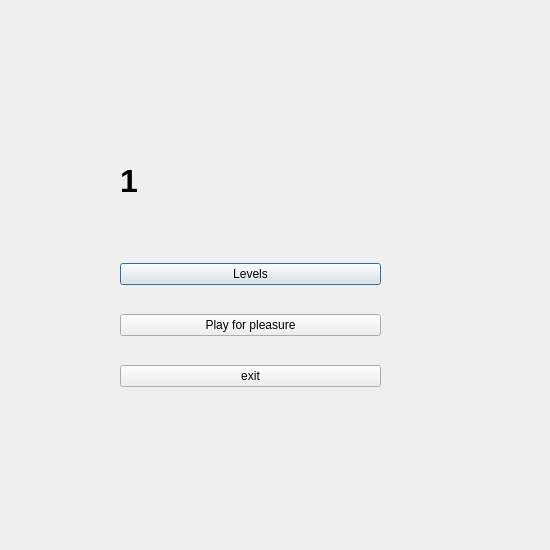
<?xml version="1.0" encoding="UTF-8"?>
<ui version="4.0">
 <class>End</class>
 <widget class="QDialog" name="End">
  <property name="geometry">
   <rect>
    <x>0</x>
    <y>0</y>
    <width>550</width>
    <height>550</height>
   </rect>
  </property>
  <property name="minimumSize">
   <size>
    <width>550</width>
    <height>550</height>
   </size>
  </property>
  <property name="maximumSize">
   <size>
    <width>550</width>
    <height>550</height>
   </size>
  </property>
  <property name="windowTitle">
   <string>Dialog</string>
  </property>
  <widget class="QWidget" name="horizontalLayoutWidget">
   <property name="geometry">
    <rect>
     <x>120</x>
     <y>120</y>
     <width>261</width>
     <height>121</height>
    </rect>
   </property>
   <layout class="QHBoxLayout" name="horizontalLayout">
    <item>
     <layout class="QGridLayout" name="gridLayout_star"/>
    </item>
    <item>
     <widget class="QLabel" name="label_score">
      <property name="palette">
       <palette>
        <active>
         <colorrole role="WindowText">
          <brush brushstyle="SolidPattern">
           <color alpha="255">
            <red>0</red>
            <green>0</green>
            <blue>0</blue>
           </color>
          </brush>
         </colorrole>
         <colorrole role="Button">
          <brush brushstyle="SolidPattern">
           <color alpha="255">
            <red>255</red>
            <green>0</green>
            <blue>0</blue>
           </color>
          </brush>
         </colorrole>
         <colorrole role="Light">
          <brush brushstyle="SolidPattern">
           <color alpha="255">
            <red>255</red>
            <green>127</green>
            <blue>127</blue>
           </color>
          </brush>
         </colorrole>
         <colorrole role="Midlight">
          <brush brushstyle="SolidPattern">
           <color alpha="255">
            <red>255</red>
            <green>63</green>
            <blue>63</blue>
           </color>
          </brush>
         </colorrole>
         <colorrole role="Dark">
          <brush brushstyle="SolidPattern">
           <color alpha="255">
            <red>127</red>
            <green>0</green>
            <blue>0</blue>
           </color>
          </brush>
         </colorrole>
         <colorrole role="Mid">
          <brush brushstyle="SolidPattern">
           <color alpha="255">
            <red>170</red>
            <green>0</green>
            <blue>0</blue>
           </color>
          </brush>
         </colorrole>
         <colorrole role="Text">
          <brush brushstyle="SolidPattern">
           <color alpha="255">
            <red>0</red>
            <green>0</green>
            <blue>0</blue>
           </color>
          </brush>
         </colorrole>
         <colorrole role="BrightText">
          <brush brushstyle="SolidPattern">
           <color alpha="255">
            <red>255</red>
            <green>255</green>
            <blue>255</blue>
           </color>
          </brush>
         </colorrole>
         <colorrole role="ButtonText">
          <brush brushstyle="SolidPattern">
           <color alpha="255">
            <red>0</red>
            <green>0</green>
            <blue>0</blue>
           </color>
          </brush>
         </colorrole>
         <colorrole role="Base">
          <brush brushstyle="SolidPattern">
           <color alpha="255">
            <red>255</red>
            <green>255</green>
            <blue>255</blue>
           </color>
          </brush>
         </colorrole>
         <colorrole role="Window">
          <brush brushstyle="SolidPattern">
           <color alpha="255">
            <red>255</red>
            <green>0</green>
            <blue>0</blue>
           </color>
          </brush>
         </colorrole>
         <colorrole role="Shadow">
          <brush brushstyle="SolidPattern">
           <color alpha="255">
            <red>0</red>
            <green>0</green>
            <blue>0</blue>
           </color>
          </brush>
         </colorrole>
         <colorrole role="AlternateBase">
          <brush brushstyle="SolidPattern">
           <color alpha="255">
            <red>255</red>
            <green>127</green>
            <blue>127</blue>
           </color>
          </brush>
         </colorrole>
         <colorrole role="ToolTipBase">
          <brush brushstyle="SolidPattern">
           <color alpha="255">
            <red>255</red>
            <green>255</green>
            <blue>220</blue>
           </color>
          </brush>
         </colorrole>
         <colorrole role="ToolTipText">
          <brush brushstyle="SolidPattern">
           <color alpha="255">
            <red>0</red>
            <green>0</green>
            <blue>0</blue>
           </color>
          </brush>
         </colorrole>
         <colorrole role="PlaceholderText">
          <brush brushstyle="SolidPattern">
           <color alpha="128">
            <red>0</red>
            <green>0</green>
            <blue>0</blue>
           </color>
          </brush>
         </colorrole>
        </active>
        <inactive>
         <colorrole role="WindowText">
          <brush brushstyle="SolidPattern">
           <color alpha="255">
            <red>0</red>
            <green>0</green>
            <blue>0</blue>
           </color>
          </brush>
         </colorrole>
         <colorrole role="Button">
          <brush brushstyle="SolidPattern">
           <color alpha="255">
            <red>255</red>
            <green>0</green>
            <blue>0</blue>
           </color>
          </brush>
         </colorrole>
         <colorrole role="Light">
          <brush brushstyle="SolidPattern">
           <color alpha="255">
            <red>255</red>
            <green>127</green>
            <blue>127</blue>
           </color>
          </brush>
         </colorrole>
         <colorrole role="Midlight">
          <brush brushstyle="SolidPattern">
           <color alpha="255">
            <red>255</red>
            <green>63</green>
            <blue>63</blue>
           </color>
          </brush>
         </colorrole>
         <colorrole role="Dark">
          <brush brushstyle="SolidPattern">
           <color alpha="255">
            <red>127</red>
            <green>0</green>
            <blue>0</blue>
           </color>
          </brush>
         </colorrole>
         <colorrole role="Mid">
          <brush brushstyle="SolidPattern">
           <color alpha="255">
            <red>170</red>
            <green>0</green>
            <blue>0</blue>
           </color>
          </brush>
         </colorrole>
         <colorrole role="Text">
          <brush brushstyle="SolidPattern">
           <color alpha="255">
            <red>0</red>
            <green>0</green>
            <blue>0</blue>
           </color>
          </brush>
         </colorrole>
         <colorrole role="BrightText">
          <brush brushstyle="SolidPattern">
           <color alpha="255">
            <red>255</red>
            <green>255</green>
            <blue>255</blue>
           </color>
          </brush>
         </colorrole>
         <colorrole role="ButtonText">
          <brush brushstyle="SolidPattern">
           <color alpha="255">
            <red>0</red>
            <green>0</green>
            <blue>0</blue>
           </color>
          </brush>
         </colorrole>
         <colorrole role="Base">
          <brush brushstyle="SolidPattern">
           <color alpha="255">
            <red>255</red>
            <green>255</green>
            <blue>255</blue>
           </color>
          </brush>
         </colorrole>
         <colorrole role="Window">
          <brush brushstyle="SolidPattern">
           <color alpha="255">
            <red>255</red>
            <green>0</green>
            <blue>0</blue>
           </color>
          </brush>
         </colorrole>
         <colorrole role="Shadow">
          <brush brushstyle="SolidPattern">
           <color alpha="255">
            <red>0</red>
            <green>0</green>
            <blue>0</blue>
           </color>
          </brush>
         </colorrole>
         <colorrole role="AlternateBase">
          <brush brushstyle="SolidPattern">
           <color alpha="255">
            <red>255</red>
            <green>127</green>
            <blue>127</blue>
           </color>
          </brush>
         </colorrole>
         <colorrole role="ToolTipBase">
          <brush brushstyle="SolidPattern">
           <color alpha="255">
            <red>255</red>
            <green>255</green>
            <blue>220</blue>
           </color>
          </brush>
         </colorrole>
         <colorrole role="ToolTipText">
          <brush brushstyle="SolidPattern">
           <color alpha="255">
            <red>0</red>
            <green>0</green>
            <blue>0</blue>
           </color>
          </brush>
         </colorrole>
         <colorrole role="PlaceholderText">
          <brush brushstyle="SolidPattern">
           <color alpha="128">
            <red>0</red>
            <green>0</green>
            <blue>0</blue>
           </color>
          </brush>
         </colorrole>
        </inactive>
        <disabled>
         <colorrole role="WindowText">
          <brush brushstyle="SolidPattern">
           <color alpha="255">
            <red>127</red>
            <green>0</green>
            <blue>0</blue>
           </color>
          </brush>
         </colorrole>
         <colorrole role="Button">
          <brush brushstyle="SolidPattern">
           <color alpha="255">
            <red>255</red>
            <green>0</green>
            <blue>0</blue>
           </color>
          </brush>
         </colorrole>
         <colorrole role="Light">
          <brush brushstyle="SolidPattern">
           <color alpha="255">
            <red>255</red>
            <green>127</green>
            <blue>127</blue>
           </color>
          </brush>
         </colorrole>
         <colorrole role="Midlight">
          <brush brushstyle="SolidPattern">
           <color alpha="255">
            <red>255</red>
            <green>63</green>
            <blue>63</blue>
           </color>
          </brush>
         </colorrole>
         <colorrole role="Dark">
          <brush brushstyle="SolidPattern">
           <color alpha="255">
            <red>127</red>
            <green>0</green>
            <blue>0</blue>
           </color>
          </brush>
         </colorrole>
         <colorrole role="Mid">
          <brush brushstyle="SolidPattern">
           <color alpha="255">
            <red>170</red>
            <green>0</green>
            <blue>0</blue>
           </color>
          </brush>
         </colorrole>
         <colorrole role="Text">
          <brush brushstyle="SolidPattern">
           <color alpha="255">
            <red>127</red>
            <green>0</green>
            <blue>0</blue>
           </color>
          </brush>
         </colorrole>
         <colorrole role="BrightText">
          <brush brushstyle="SolidPattern">
           <color alpha="255">
            <red>255</red>
            <green>255</green>
            <blue>255</blue>
           </color>
          </brush>
         </colorrole>
         <colorrole role="ButtonText">
          <brush brushstyle="SolidPattern">
           <color alpha="255">
            <red>127</red>
            <green>0</green>
            <blue>0</blue>
           </color>
          </brush>
         </colorrole>
         <colorrole role="Base">
          <brush brushstyle="SolidPattern">
           <color alpha="255">
            <red>255</red>
            <green>0</green>
            <blue>0</blue>
           </color>
          </brush>
         </colorrole>
         <colorrole role="Window">
          <brush brushstyle="SolidPattern">
           <color alpha="255">
            <red>255</red>
            <green>0</green>
            <blue>0</blue>
           </color>
          </brush>
         </colorrole>
         <colorrole role="Shadow">
          <brush brushstyle="SolidPattern">
           <color alpha="255">
            <red>0</red>
            <green>0</green>
            <blue>0</blue>
           </color>
          </brush>
         </colorrole>
         <colorrole role="AlternateBase">
          <brush brushstyle="SolidPattern">
           <color alpha="255">
            <red>255</red>
            <green>0</green>
            <blue>0</blue>
           </color>
          </brush>
         </colorrole>
         <colorrole role="ToolTipBase">
          <brush brushstyle="SolidPattern">
           <color alpha="255">
            <red>255</red>
            <green>255</green>
            <blue>220</blue>
           </color>
          </brush>
         </colorrole>
         <colorrole role="ToolTipText">
          <brush brushstyle="SolidPattern">
           <color alpha="255">
            <red>0</red>
            <green>0</green>
            <blue>0</blue>
           </color>
          </brush>
         </colorrole>
         <colorrole role="PlaceholderText">
          <brush brushstyle="SolidPattern">
           <color alpha="128">
            <red>0</red>
            <green>0</green>
            <blue>0</blue>
           </color>
          </brush>
         </colorrole>
        </disabled>
       </palette>
      </property>
      <property name="font">
       <font>
        <pointsize>24</pointsize>
        <bold>true</bold>
       </font>
      </property>
      <property name="text">
       <string>1</string>
      </property>
     </widget>
    </item>
   </layout>
  </widget>
  <widget class="QWidget" name="verticalLayoutWidget">
   <property name="geometry">
    <rect>
     <x>120</x>
     <y>240</y>
     <width>261</width>
     <height>171</height>
    </rect>
   </property>
   <layout class="QVBoxLayout" name="verticalLayout_buttons">
    <item>
     <widget class="QPushButton" name="pushButton_levels">
      <property name="text">
       <string>Levels</string>
      </property>
     </widget>
    </item>
    <item>
     <widget class="QPushButton" name="pushButton_forPleasure">
      <property name="text">
       <string>Play for pleasure</string>
      </property>
     </widget>
    </item>
    <item>
     <widget class="QPushButton" name="pushButton_exit">
      <property name="text">
       <string>exit</string>
      </property>
     </widget>
    </item>
   </layout>
  </widget>
 </widget>
 <resources/>
 <connections/>
</ui>
